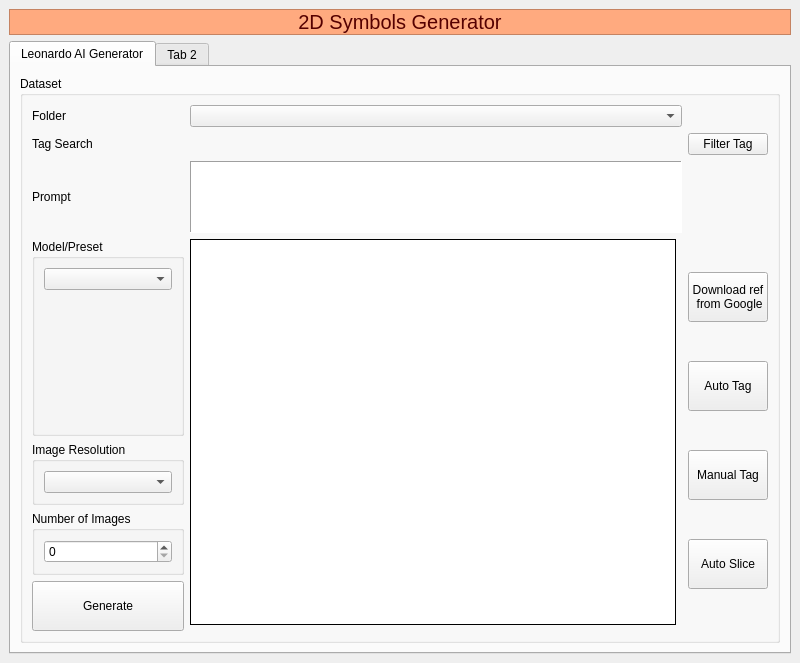
<?xml version="1.0" encoding="UTF-8"?>
<ui version="4.0">
 <class>MainWindow</class>
 <widget class="QMainWindow" name="MainWindow">
  <property name="geometry">
   <rect>
    <x>0</x>
    <y>0</y>
    <width>800</width>
    <height>648</height>
   </rect>
  </property>
  <property name="windowTitle">
   <string>MainWindow</string>
  </property>
  <widget class="QWidget" name="centralwidget">
   <layout class="QGridLayout" name="gridLayout">
    <item row="0" column="0">
     <widget class="QLabel" name="lbSymbolsGeneratorTitle">
      <property name="font">
       <font>
        <pointsize>15</pointsize>
       </font>
      </property>
      <property name="styleSheet">
       <string notr="true">background-color: rgb(255, 170, 127);
color: rgb(85, 0, 0);</string>
      </property>
      <property name="frameShape">
       <enum>QFrame::Shape::StyledPanel</enum>
      </property>
      <property name="frameShadow">
       <enum>QFrame::Shadow::Raised</enum>
      </property>
      <property name="text">
       <string>2D Symbols Generator</string>
      </property>
      <property name="alignment">
       <set>Qt::AlignmentFlag::AlignCenter</set>
      </property>
     </widget>
    </item>
    <item row="1" column="0">
     <widget class="QTabWidget" name="tabSymbolGenerator">
      <property name="currentIndex">
       <number>0</number>
      </property>
      <widget class="QWidget" name="tabLeonardoAiGenerator">
       <attribute name="title">
        <string>Leonardo AI Generator</string>
       </attribute>
       <layout class="QGridLayout" name="gridLayout_3">
        <item row="0" column="0">
         <widget class="QGroupBox" name="gbLeonardoAiGenerator">
          <property name="title">
           <string>Dataset</string>
          </property>
          <layout class="QGridLayout" name="gridLayout_2">
           <item row="3" column="0" rowspan="2">
            <layout class="QGridLayout" name="gridLayout_4">
             <item row="3" column="0">
              <widget class="QPushButton" name="btnGenerate">
               <property name="minimumSize">
                <size>
                 <width>50</width>
                 <height>50</height>
                </size>
               </property>
               <property name="text">
                <string>Generate</string>
               </property>
              </widget>
             </item>
             <item row="1" column="0">
              <widget class="QGroupBox" name="gbImageResolution">
               <property name="sizePolicy">
                <sizepolicy hsizetype="Preferred" vsizetype="Preferred">
                 <horstretch>0</horstretch>
                 <verstretch>0</verstretch>
                </sizepolicy>
               </property>
               <property name="title">
                <string>Image Resolution</string>
               </property>
               <layout class="QVBoxLayout" name="verticalLayout_4">
                <item>
                 <widget class="QComboBox" name="cbbImageResolution"/>
                </item>
               </layout>
              </widget>
             </item>
             <item row="0" column="0">
              <widget class="QGroupBox" name="gbModelPreset">
               <property name="sizePolicy">
                <sizepolicy hsizetype="Preferred" vsizetype="Preferred">
                 <horstretch>0</horstretch>
                 <verstretch>0</verstretch>
                </sizepolicy>
               </property>
               <property name="title">
                <string>Model/Preset</string>
               </property>
               <layout class="QVBoxLayout" name="verticalLayout_3">
                <item>
                 <widget class="QComboBox" name="cbbModelPreset"/>
                </item>
                <item>
                 <widget class="QLabel" name="lbModelPresetThumbnail">
                  <property name="minimumSize">
                   <size>
                    <width>128</width>
                    <height>128</height>
                   </size>
                  </property>
                  <property name="maximumSize">
                   <size>
                    <width>128</width>
                    <height>128</height>
                   </size>
                  </property>
                  <property name="text">
                   <string/>
                  </property>
                  <property name="alignment">
                   <set>Qt::AlignmentFlag::AlignCenter</set>
                  </property>
                 </widget>
                </item>
               </layout>
              </widget>
             </item>
             <item row="2" column="0">
              <widget class="QGroupBox" name="gbNumberOfImages">
               <property name="sizePolicy">
                <sizepolicy hsizetype="Preferred" vsizetype="Preferred">
                 <horstretch>0</horstretch>
                 <verstretch>0</verstretch>
                </sizepolicy>
               </property>
               <property name="title">
                <string>Number of Images</string>
               </property>
               <layout class="QVBoxLayout" name="verticalLayout_6">
                <item>
                 <widget class="QSpinBox" name="spbNumberOfImages"/>
                </item>
               </layout>
              </widget>
             </item>
             <item row="4" column="0">
              <spacer name="verticalSpacer">
               <property name="orientation">
                <enum>Qt::Orientation::Vertical</enum>
               </property>
               <property name="sizeHint" stdset="0">
                <size>
                 <width>20</width>
                 <height>40</height>
                </size>
               </property>
              </spacer>
             </item>
            </layout>
           </item>
           <item row="2" column="0">
            <widget class="QLabel" name="lbPrompt">
             <property name="text">
              <string>Prompt</string>
             </property>
            </widget>
           </item>
           <item row="3" column="3">
            <layout class="QVBoxLayout" name="verticalLayout">
             <item>
              <widget class="QPushButton" name="btnDownloadFromGoogle">
               <property name="minimumSize">
                <size>
                 <width>50</width>
                 <height>50</height>
                </size>
               </property>
               <property name="text">
                <string>Download ref
 from Google</string>
               </property>
              </widget>
             </item>
             <item>
              <widget class="QPushButton" name="btnAutoTag">
               <property name="minimumSize">
                <size>
                 <width>50</width>
                 <height>50</height>
                </size>
               </property>
               <property name="text">
                <string>Auto Tag</string>
               </property>
              </widget>
             </item>
             <item>
              <widget class="QPushButton" name="btnTag">
               <property name="minimumSize">
                <size>
                 <width>50</width>
                 <height>50</height>
                </size>
               </property>
               <property name="text">
                <string>Manual Tag</string>
               </property>
              </widget>
             </item>
             <item>
              <widget class="QPushButton" name="btnAutoSlice">
               <property name="minimumSize">
                <size>
                 <width>50</width>
                 <height>50</height>
                </size>
               </property>
               <property name="text">
                <string>Auto Slice</string>
               </property>
              </widget>
             </item>
            </layout>
           </item>
           <item row="0" column="0">
            <widget class="QLabel" name="lbFolder">
             <property name="text">
              <string>Folder</string>
             </property>
            </widget>
           </item>
           <item row="1" column="0">
            <widget class="QLabel" name="lbTagSearch">
             <property name="text">
              <string>Tag Search</string>
             </property>
            </widget>
           </item>
           <item row="3" column="1">
            <widget class="QListWidget" name="lstDataset">
             <property name="styleSheet">
              <string notr="true"/>
             </property>
             <property name="frameShape">
              <enum>QFrame::Shape::Panel</enum>
             </property>
             <property name="frameShadow">
              <enum>QFrame::Shadow::Plain</enum>
             </property>
            </widget>
           </item>
           <item row="1" column="3">
            <widget class="QPushButton" name="btnFilter">
             <property name="text">
              <string>Filter Tag</string>
             </property>
            </widget>
           </item>
           <item row="2" column="1" colspan="2">
            <widget class="QTextEdit" name="txtePrompt">
             <property name="frameShape">
              <enum>QFrame::Shape::Panel</enum>
             </property>
            </widget>
           </item>
           <item row="1" column="1" colspan="2">
            <widget class="QWidget" name="widgetTagArea" native="true">
             <property name="styleSheet">
              <string notr="true"/>
             </property>
             <layout class="QVBoxLayout" name="verticalLayout_2">
              <property name="spacing">
               <number>0</number>
              </property>
              <property name="leftMargin">
               <number>0</number>
              </property>
              <property name="topMargin">
               <number>0</number>
              </property>
              <property name="rightMargin">
               <number>0</number>
              </property>
              <property name="bottomMargin">
               <number>0</number>
              </property>
             </layout>
            </widget>
           </item>
           <item row="0" column="1" colspan="2">
            <widget class="QComboBox" name="cbbDatasetType">
             <property name="styleSheet">
              <string notr="true"/>
             </property>
            </widget>
           </item>
          </layout>
         </widget>
        </item>
       </layout>
      </widget>
      <widget class="QWidget" name="tabDataset">
       <attribute name="title">
        <string>Tab 2</string>
       </attribute>
       <layout class="QGridLayout" name="gridLayout_6">
        <item row="0" column="0">
         <widget class="QGroupBox" name="gbDataset">
          <property name="title">
           <string>Dataset</string>
          </property>
         </widget>
        </item>
       </layout>
      </widget>
     </widget>
    </item>
   </layout>
  </widget>
 </widget>
 <resources/>
 <connections/>
</ui>
